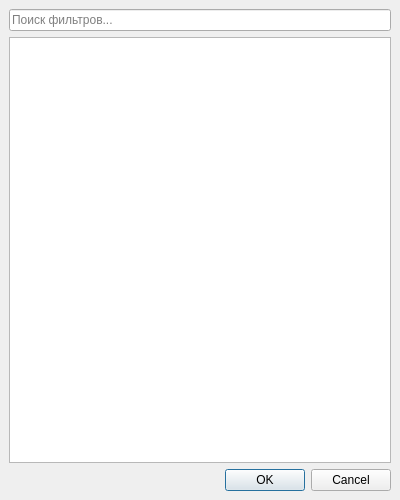
<?xml version="1.0" encoding="UTF-8"?>
<ui version="4.0">
 <class>FilterSelectionDialog</class>
 <widget class="QDialog" name="FilterSelectionDialog">
  <property name="geometry">
   <rect>
    <x>0</x>
    <y>0</y>
    <width>400</width>
    <height>500</height>
   </rect>
  </property>
  <property name="minimumSize">
   <size>
    <width>400</width>
    <height>500</height>
   </size>
  </property>
  <property name="windowTitle">
   <string>Выбор фильтра</string>
  </property>
  <layout class="QVBoxLayout" name="verticalLayout">
   <property name="spacing">
    <number>6</number>
   </property>
   <property name="leftMargin">
    <number>9</number>
   </property>
   <property name="topMargin">
    <number>9</number>
   </property>
   <property name="rightMargin">
    <number>9</number>
   </property>
   <property name="bottomMargin">
    <number>9</number>
   </property>
   <item>
    <widget class="QLineEdit" name="searchLineEdit">
     <property name="placeholderText">
      <string>Поиск фильтров...</string>
     </property>
    </widget>
   </item>
   <item>
    <widget class="QTreeView" name="treeView">
     <property name="headerHidden">
      <bool>true</bool>
     </property>
     <property name="rootIsDecorated">
      <bool>true</bool>
     </property>
    </widget>
   </item>
   <item>
    <widget class="QDialogButtonBox" name="buttonBox">
     <property name="orientation">
      <enum>Qt::Horizontal</enum>
     </property>
     <property name="standardButtons">
      <set>QDialogButtonBox::Cancel|QDialogButtonBox::Ok</set>
     </property>
    </widget>
   </item>
  </layout>
 </widget>
 <resources/>
 <connections>
  <connection>
   <sender>buttonBox</sender>
   <signal>accepted()</signal>
   <receiver>FilterSelectionDialog</receiver>
   <slot>accept()</slot>
   <hints>
    <hint type="sourcelabel">
     <x>248</x>
     <y>254</y>
    </hint>
    <hint type="destinationlabel">
     <x>157</x>
     <y>274</y>
    </hint>
   </hints>
  </connection>
  <connection>
   <sender>buttonBox</sender>
   <signal>rejected()</signal>
   <receiver>FilterSelectionDialog</receiver>
   <slot>reject()</slot>
   <hints>
    <hint type="sourcelabel">
     <x>316</x>
     <y>260</y>
    </hint>
    <hint type="destinationlabel">
     <x>286</x>
     <y>274</y>
    </hint>
   </hints>
  </connection>
 </connections>
</ui>
